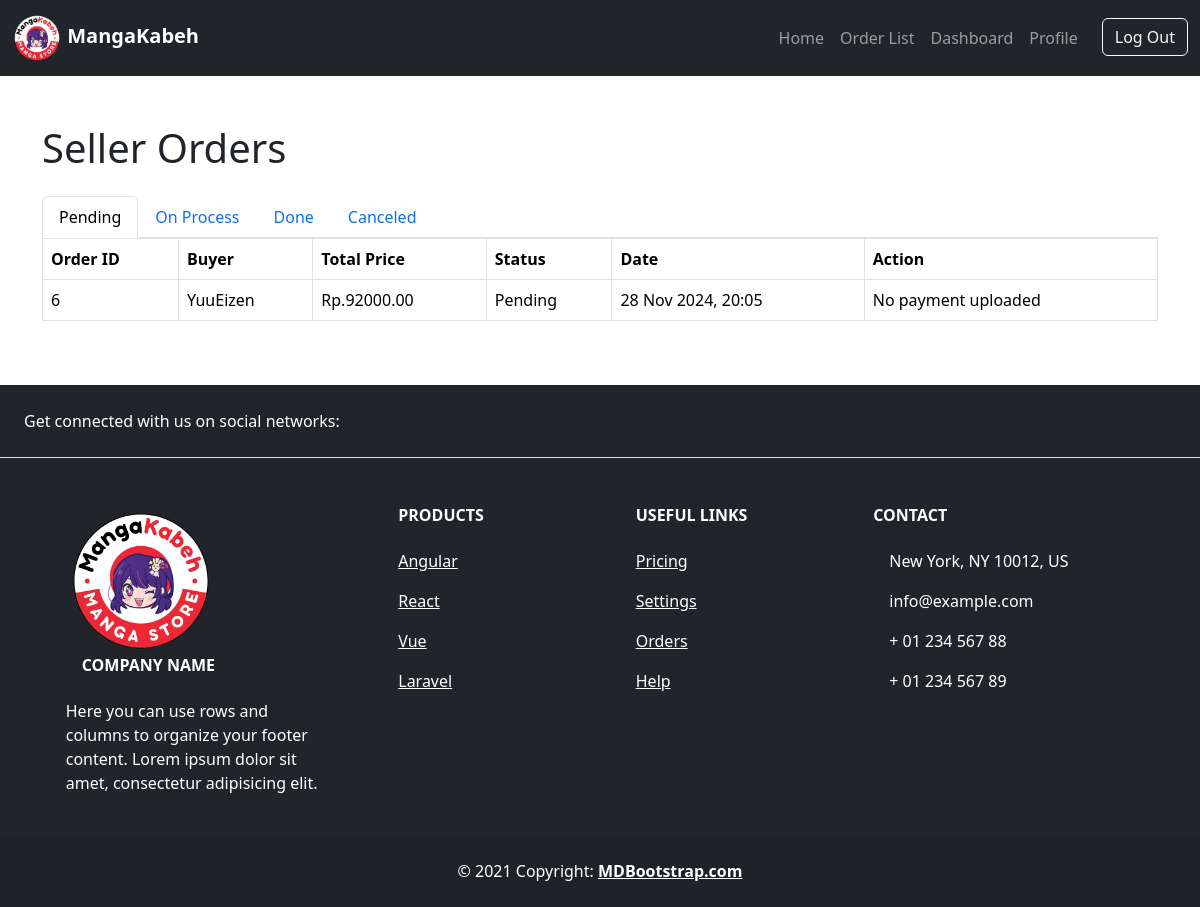
Before: /orders/ (signed in) with the older database file.
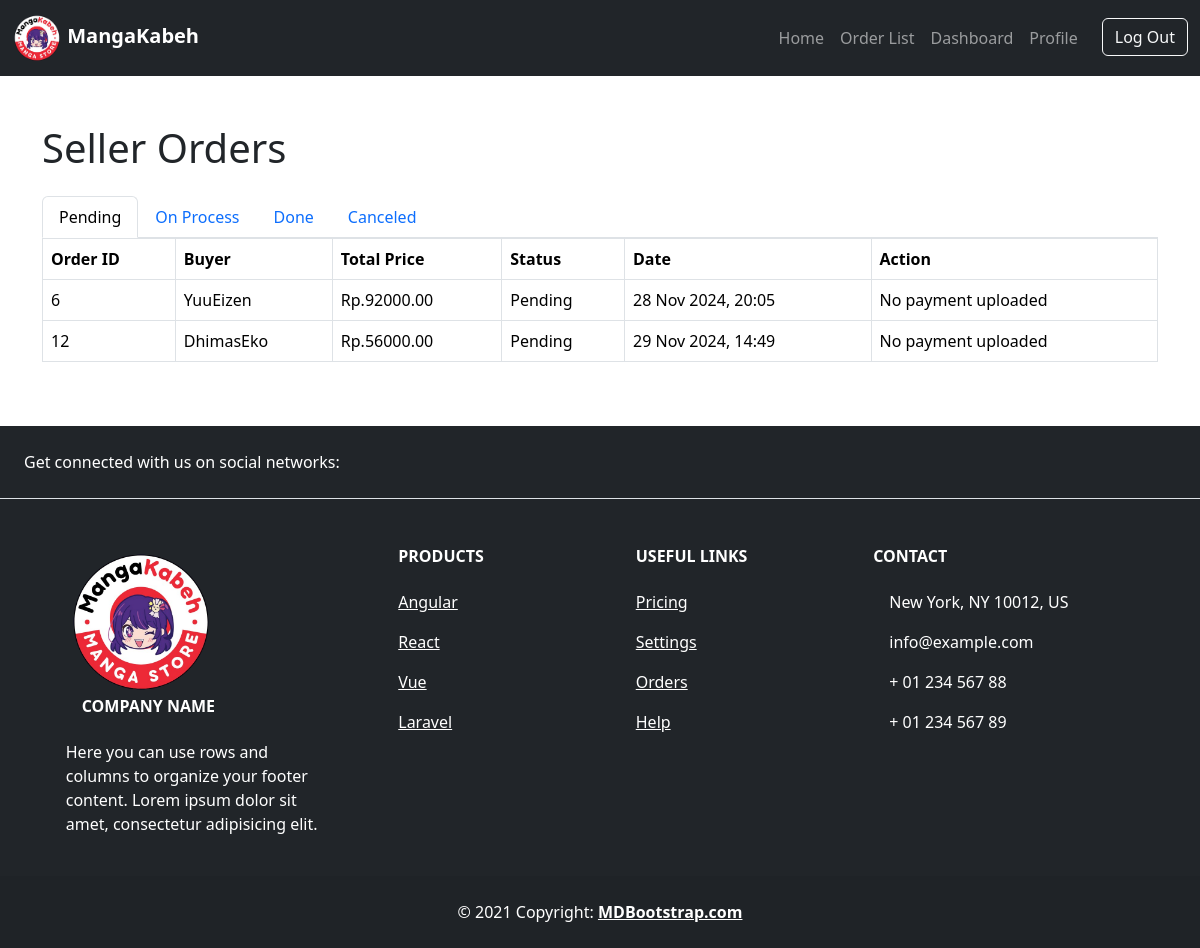
After: the same page with the newer database file.
### MangaKabeh/models/order.py (models this page shows)
class Order(models.Model):
    user = models.ForeignKey(User, on_delete=models.CASCADE, related_name='orders')
    seller = models.ForeignKey(User, on_delete=models.CASCADE, related_name='seller_orders')
    total_price = models.DecimalField(max_digits=10, decimal_places=2)
    status = models.CharField(max_length=20, choices=(
        ('Pending', 'Pending'),
        ('On Process', 'On Process'),
        ('Done', 'Done'),
        ('Canceled', 'Canceled'),
    ))
    created_at = models.DateTimeField(auto_now_add=True)
    payment = models.ImageField(upload_to=upload_payment, blank=True)

### MangaKabeh/views.py (the view)
# urls.py: path('orders/', views.order_list, name='order_list'),
@login_required
def order_list(request):
    filter_status = request.GET.get('status', 'Pending')
    is_seller = request.user.groups.filter(name='Seller').exists()
    if is_seller:
        orders = Order.objects.filter(seller=request.user, status=filter_status)
    else:
        orders = Order.objects.filter(user=request.user, status=filter_status)
    return render(request, 'order_list.html', {
        'orders': orders,
        'filter_status': filter_status,
        'is_seller': is_seller,
    })

### MangaKabeh/context_processors.py (called while the page is built)
def navbar(request):
    user = request.user
    navbar_user_group = None
    if user.is_authenticated:
        if user.is_superuser:
            navbar_user_group = 'Admin'
        elif user.groups.filter(name = 'Customer').exists():
            navbar_user_group = 'Customer'
        elif user.groups.filter(name = 'Seller').exists():
            navbar_user_group = 'Seller'
    return{
        'navbar_user_group' : navbar_user_group,
        'authenticated' : user.is_authenticated,
    }

### MangaKabeh/templates/order_list.html (shortened to what this page needs)
{% extends 'base.html' %}
{% block content %}
<div class="container my-5">
    <h1 class="mb-4">{% if is_seller %}Seller Orders{% else %}My Orders{% endif %}</h1>
    <ul class="nav nav-tabs">
        <li class="nav-item">
            <a class="nav-link {% if filter_status == 'Pending' %}active{% endif %}" href="?status=Pending">Pending</a>
        </li>
        <li class="nav-item">
            <a class="nav-link {% if filter_status == 'On Process' %}active{% endif %}" href="?status=On Process">On Process</a>
        </li>
        <li class="nav-item">
            <a class="nav-link {% if filter_status == 'Done' %}active{% endif %}" href="?status=Done">Done</a>
        </li>
        <li class="nav-item">
            <a class="nav-link {% if filter_status == 'Canceled' %}active{% endif %}" href="?status=Canceled">Canceled</a>
        </li>
    </ul>
    <div style="overflow-x: auto;">
        <table class="table table-bordered" style="width: 100%;">
            <thead>
                <tr>
                    <th>Order ID</th>
                    {% if is_seller %}
                    <th>Buyer</th>
                    {% else %}
                    <th>Seller</th>
                    {% endif %}
                    <th>Total Price</th>
                    <th>Status</th>
                    <th>Date</th>
                    <th>Action</th>
                </tr>
            </thead>
            <tbody>
                {% for order in orders %}
                <tr>
                    <td>{{ order.id }}</td>
                    {% if is_seller %}
                    <td>{{ order.user.username }}</td>
                    {% else %}
                    <td>{{ order.seller.username }}</td>
                    {% endif %}
                    <td>Rp.{{ order.total_price }}</td>
                    <td>{{ order.status }}</td>
                    <td>{{ order.created_at|date:"d M Y, H:i" }}</td>
                    <td>
                        {% if is_seller %}
                            {% if order.payment %}
                            <button
                                class="btn btn-primary view-payment-btn"
                                data-bs-toggle="modal"
                                data-bs-target="#paymentModal"
                                data-image-url="{{ order.payment.url }}"
                                data-order-id="{{ order.id }}">
                                View Payment
                            </button>
                            {% else %}
                            <span>No payment uploaded</span>
                            {% endif %}
                        {% endif %}
                    </td>
                </tr>
                {% endfor %}
            </tbody>
        </table>
    </div>
</div>
{% endblock %}

Changed rows visible on the page:
added Order: id "12", user.username "DhimasEko", total_price "56000.00", status "Pending", created_at "29 Nov 2024, 14:49", payment "No payment uploaded"
